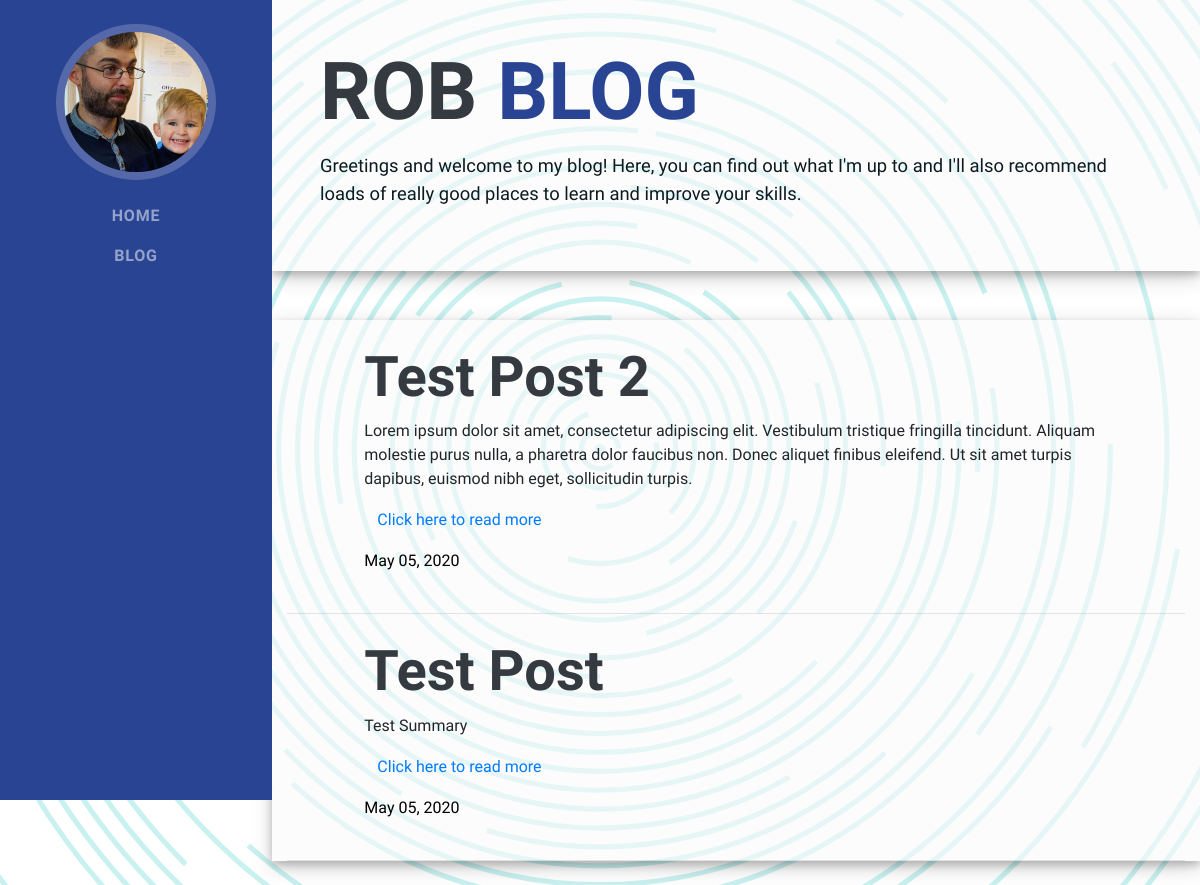
/blog/, run on an earlier commit of the app's database.
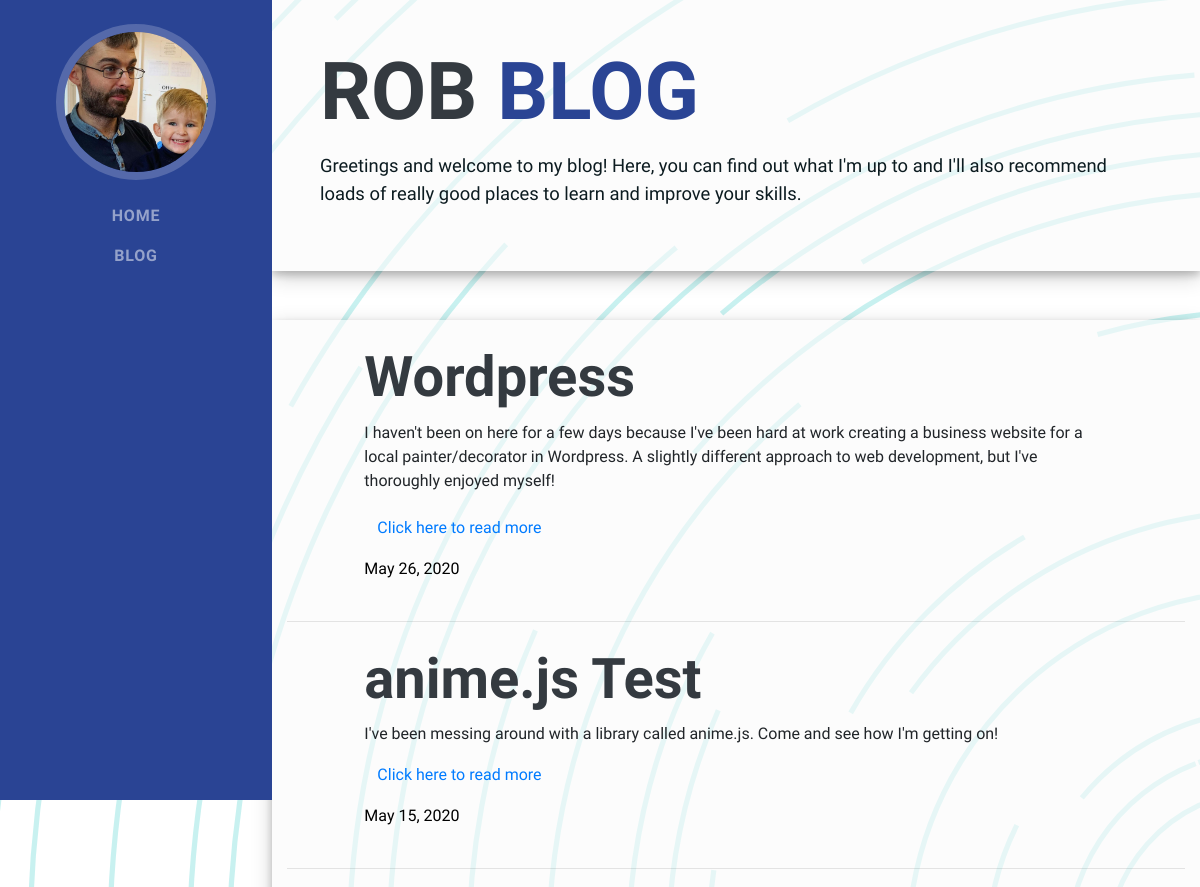
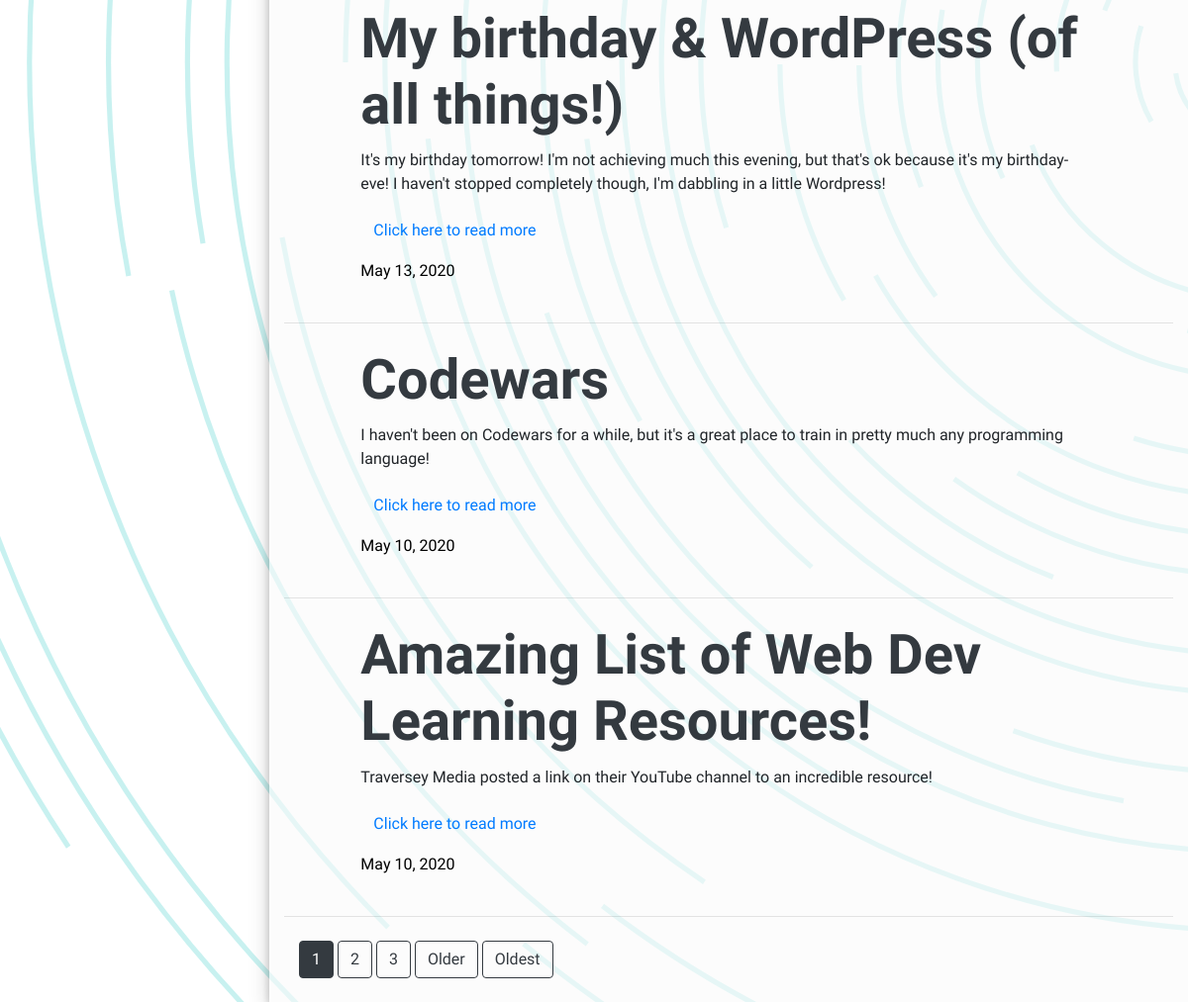
And on a later commit of the database (2 pictures, top to bottom).
### blog/models.py (models this page shows, shortened)
class Post(models.Model):
    title = models.CharField(max_length=100)
    summary = models.TextField()
    content = models.TextField()
    date_posted = models.DateTimeField(default=timezone.now)

### blog/views.py (the view)
# urls.py: path('blog/', PostListView.as_view(), name='blog'),
class PostListView(ListView):
    model = Post
    template_name = 'blog/blog.html'  # <app>/<model>_<viewtype>.html
    context_object_name = 'posts'
    ordering = ['-date_posted']
    paginate_by = 5

### blog/templates/blog/blog.html (shortened to what this page needs)
{% extends "blog/base.html" %}
{% block content %}
<section class="p-3 p-lg-5 d-flex align-items-top" id="about">
      <div class="w-100">
        <h1 class="mb-0">rob
          <span class="text-primary">Blog</span>
        </h1>
        <p class="lead my-3">Greetings and welcome to my blog! Here, you can find out what I'm up to and I'll also recommend loads of really good places to learn and improve your skills.</p>
        </section>
 <section>
  <div class="container pt-4">
    {% for post in posts %}
    <div class="row">
      <div class="col-md-10 mx-auto">
        <div class="post-preview">
            <a href="{% url 'blog-post-detail' post.id %}">
            <h2 class="article-title" >{{ post.title }}</h2>
            <p class="post-subtitle">
              {{ post.summary|safe }}
            </p>
            <button type="button" class="btn btn-link pb-3">Click here to read more</button>
            </a>
            <p>{{ post.date_posted|date:"F d, Y" }}</p>
        </div>
        </div>
        </div>
    <hr>
    {% endfor %}
    <div class="container">
    {% if is_paginated %}
        {% for num in page_obj.paginator.page_range %}
            {% if page_obj.number == num %}
                <a class="btn btn-dark mb-4" href="?page={{ num }}">{{ num }}</a>
            {% elif num > page_obj.number|add:'-3' and num < page_obj.number|add:'3' %}
                <a class="btn btn-outline-dark mb-4" href="?page={{ num }}">{{ num }}</a>
            {% endif %}
        {% endfor %}
        {% if page_obj.has_next %}
            <a class="btn btn-outline-dark mb-4" href="?page={{ page_obj.next_page_number }}">Older</a>
            <a class="btn btn-outline-dark mb-4" href="?page={{ page_obj.paginator.num_pages }}">Oldest</a>
        {% endif %}
    {% endif %}
    </div>
    </section>
{% endblock content %}

### blog/templates/blog/base.html (shortened to what this page needs)
{% load static %}
<!DOCTYPE html>
<html lang="en">
<head>
  <link rel="stylesheet" href="{% static 'blog/bootstrap/css/bootstrap.min.css'%}" rel="stylesheet">
  <link href="{% static 'blog/fontawesome-free/css/all.min.css'%}" rel="stylesheet">
  <link href="{% static 'blog/main.css' %}" rel="stylesheet">
</head>
<body id="page-top">
{% block nav-header %}
  <nav class="navbar navbar-expand-lg navbar-dark bg-primary fixed-top" id="sideNav">
    <a class="navbar-brand js-scroll-trigger" href="{% url 'blog-home' %}">
      <span class="d-none d-lg-block">
        <img class="img-fluid img-profile rounded-circle mx-auto my-2" src="{% static 'blog/img/me.jpeg' %}" alt="">
      </span>
    </a>
    <div class="collapse navbar-collapse overflow-auto h-100" id="navbarSupportedContent">
      <ul class="navbar-nav">
        <li class="nav-item">
          <a class="nav-link" href="{% url 'blog-home' %}">Home</a>
        </li>
        <li class="nav-item">
          <a class="nav-link" href="{% url 'blog' %}">Blog</a>
        </li>
        {% endblock nav-header %}
      </ul>
    </div>
  </nav>
  <div class="block-content">
    {% block content %}{% endblock %}
  </div>
</body>
</html>

### blog/static/blog/main.css (style rules this page uses)
body { font-family: "Muli", -apple-system, BlinkMacSystemFont, "Segoe UI", Roboto, "Helvetica Neue", Arial, sans-serif, "Apple Color Emoji", "Segoe UI Emoji", "Segoe UI Symbol", "Noto Color Emoji"; padding-top: 54px; color: #000; background-color: #ffffff; background-attachment: fixed; background-repeat: no-repeat; background-size: cover; }
section { background-color: rgba(250, 250, 250, .6); box-shadow: 0 4px 8px 0 rgba(0, 0, 0, 0.2), 0 6px 20px 0 rgba(0, 0, 0, 0.19); }
hr { margin-top: 1.5rem; margin-bottom: 1.5rem; }
@media (min-width: 992px) { body { padding-top: 0; padding-left: 17rem; } }
h1, h2, h3, h4, h5, h6 { font-family: "Saira Extra Condensed", -apple-system, BlinkMacSystemFont, "Segoe UI", Roboto, "Helvetica Neue", Arial, sans-serif, "Apple Color Emoji", "Segoe UI Emoji", "Segoe UI Symbol", "Noto Color Emoji"; font-weight: 700; color: #343a40; }
h1 { text-transform: uppercase; font-size: 5rem; line-height: 5.5rem; }
h2 { font-size: 3.5rem; }
p.lead { font-size: 1.15rem; font-weight: 400; color: #0c1b20; }
#sideNav .navbar-nav .nav-item .nav-link { font-weight: 800; letter-spacing: 0.05rem; text-transform: uppercase; }
@media (min-width: 992px) { #sideNav { text-align: center; position: fixed; top: 0; left: 0; display: flex; flex-direction: column; width: 17rem; height: 100vh; } }
@media (min-width: 992px) { #sideNav .navbar-brand { display: flex; margin: auto auto 0; padding: 0.5rem; } }
@media (min-width: 992px) { #sideNav .navbar-brand .img-profile { max-width: 10rem; max-height: 10rem; border: 0.5rem solid rgba(255, 255, 255, 0.2); } }
@media (min-width: 992px) { #sideNav .navbar-collapse { display: flex; align-items: flex-start; flex-grow: 0; width: 100%; margin-bottom: auto; } }
@media (min-width: 992px) { #sideNav .navbar-collapse .navbar-nav { flex-direction: column; width: 100%; } }
@media (min-width: 992px) { #sideNav .navbar-collapse .navbar-nav .nav-item { display: block; } }
@media (min-width: 992px) { #sideNav .navbar-collapse .navbar-nav .nav-item .nav-link { display: block; } }
.bg-primary { background-color: #2a4494 !important; }
.text-primary { color: #2a4494 !important; }
a { color: #2a4494; }
body { opacity: 1; transition: 1s opacity; }
.post-preview > a { color: #212529; }
.post-preview > a > .post-subtitle { font-weight: 300; margin: 0 0 10px; }

What changed in the data, as far as the page shows it:
removed Post: title "Test Post 2", summary "Lorem ipsum dolor sit amet, consectetur adipiscing elit. Vestibulum tristique fringilla tincidunt. Aliquam molestie purus nulla, a pharetra dolor faucibus non. Donec aliquet finibus eleifend. Ut sit amet turpis dapibus, euismod nibh eget, sollicitudin turpis.", date_posted "May 05, 2020"
removed Post: title "Test Post", summary "Test Summary", date_posted "May 05, 2020"
added Post: title "Wordpress", summary "I haven't been on here for a few days because I've been hard at work creating a business website for a local painter/decorator in Wordpress. A slightly different approach to web development, but I've thoroughly enjoyed myself!", date_posted "May 26, 2020"
added Post: title "anime.js Test", summary "I've been messing around with a library called anime.js. Come and see how I'm getting on!", date_posted "May 15, 2020"
added Post: title "My birthday & WordPress (of all things!)", summary "It's my birthday tomorrow! I'm not achieving much this evening, but that's ok because it's my birthday-eve! I haven't stopped completely though, I'm dabbling in a little Wordpress!", date_posted "May 13, 2020"
added Post: title "Codewars", summary "I haven't been on Codewars for a while, but it's a great place to train in pretty much any programming language!", date_posted "May 10, 2020"
added Post: title "Amazing List of Web Dev Learning Resources!", summary "Traversey Media posted a link on their YouTube channel to an incredible resource!", date_posted "May 10, 2020"
Also different on the page:
new list line: "1"
new list line: "2"
new list line: "3"
text now shown: "Older Oldest"
